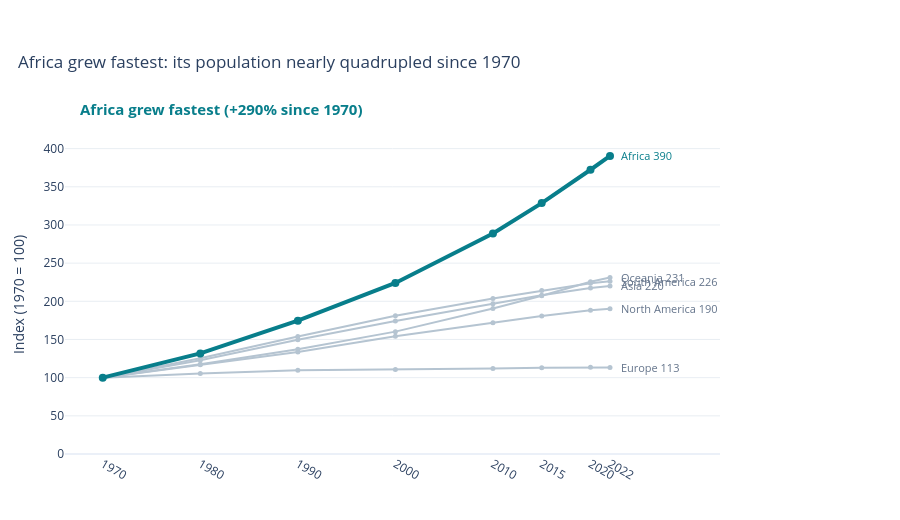

Notebook code for this chart:
### Markdown cell above
**Chart choice & justification:** A line chart is appropriate because population is observed over time and the question asks for a trend. I index every continent to 100 in 1970 so growth is comparable despite different starting sizes; grey context lines and a blue highlight make Africa's leading growth immediately visible (Lecture 3).

**What the chart shows:** Looking at the chart, Africa stands out because its population increased much faster than the other continents. It grew by about 290% between 1970 and 2022, while Europe grew by only around 13%. I used a line chart because it makes changes over time easy to follow. Setting 1970 to 100 for every continent gives a fair comparison, even though their starting populations were different.

### Code cell
# The key finding is shown through the title, labels and annotations.
# Q1 — Lecture 3: line chart, index to 1970, grey context + accent
continent_year = (df_long.groupby(['Continent', 'Year'], as_index=False)['Population'].sum())
base = continent_year.loc[continent_year['Year'] == 1970, ['Continent','Population']].rename(columns={'Population':'Base'})
continent_year = continent_year.merge(base, on='Continent')
continent_year['Index'] = 100 * continent_year['Population'] / continent_year['Base']
order = ['Europe','North America','Asia','South America','Oceania','Africa']
fig = px.line(continent_year, x='Year', y='Index', color='Continent',
              category_orders={'Continent':order},
              color_discrete_map={c:('#087E8B' if c=='Africa' else '#B5C4D1') for c in order},
              markers=True, template='plotly_white',
              title='Africa grew fastest: its population nearly quadrupled since 1970',
              labels={'Index':'Population index (1970 = 100)'})
fig.update_traces(line_width=2, marker_size=5)
fig.update_traces(line_width=4, marker_size=8, selector=dict(name='Africa'))
for c in order:
    end = continent_year[(continent_year.Continent==c)&(continent_year.Year==2022)].iloc[0]
    fig.add_annotation(x=2022, y=end.Index, text=f'{c} {end.Index:.0f}', showarrow=False,
                       xanchor='left', xshift=9, font=dict(size=11,color='#087E8B' if c=='Africa' else '#64748B'))
fig.update_layout(showlegend=False, height=520, margin=dict(l=65,r=170,t=90,b=60),
                  title_x=0.02, xaxis_title='', yaxis_title='Index (1970 = 100)')
fig.update_xaxes(showgrid=False, tickvals=sorted(continent_year.Year.unique()))
fig.update_yaxes(showgrid=True, gridcolor='#E9EEF3', rangemode='tozero')



# The answer is printed on the figure, not hidden in the hover tooltip.
final = continent_year[continent_year.Year.eq(2022)].sort_values('Index',ascending=False)
winner=final.iloc[0]
fig.add_annotation(x=.02,y=1.12,xref='paper',yref='paper',showarrow=False,xanchor='left',
                   text=f'<b>{winner.Continent} grew fastest (+{winner.Index-100:.0f}% since 1970)</b>',
                   font=dict(size=15,color='#087E8B'))
fig.update_layout(margin=dict(l=65,r=180,t=135,b=60))
fig.show()

### Figure 1 — Plotly figure (JSON) as saved in the notebook; plotly's stock layout.template omitted (floating-point values rounded to 4 significant figures)
{"data": [{"hovertemplate": "Continent=Europe<br>Year=%{x}<br>Population index (1970 = 100)=%{y}<extra></extra>", "legendgroup": "Europe", "line": {"color": "#B5C4D1", "dash": "solid", "width": 2}, "marker": {"size": 5, "symbol": "circle"}, "mode": "lines+markers", "name": "Europe", "orientation": "v", "showlegend": true, "type": "scatter", "x": [1970, 1980, 1990, 2000, 2010, 2015, 2020, 2022], "xaxis": "x", "y": [100, 105.6, 109.8, 110.7, 112.1, 113.1, 113.7, 113.3], "yaxis": "y"}, {"hovertemplate": "Continent=North America<br>Year=%{x}<br>Population index (1970 = 100)=%{y}<extra></extra>", "legendgroup": "North America", "line": {"color": "#B5C4D1", "dash": "solid", "width": 2}, "marker": {"size": 5, "symbol": "circle"}, "mode": "lines+markers", "name": "North America", "orientation": "v", "showlegend": true, "type": "scatter", "x": [1970, 1980, 1990, 2000, 2010, 2015, 2020, 2022], "xaxis": "x", "y": [100, 116.8, 133.6, 154.1, 172.1, 180.8, 188.4, 190.3], "yaxis": "y"}, {"hovertemplate": "Continent=Asia<br>Year=%{x}<br>Population index (1970 = 100)=%{y}<extra></extra>", "legendgroup": "Asia", "line": {"color": "#B5C4D1", "dash": "solid", "width": 2}, "marker": {"size": 5, "symbol": "circle"}, "mode": "lines+markers", "name": "Asia", "orientation": "v", "showlegend": true, "type": "scatter", "x": [1970, 1980, 1990, 2000, 2010, 2015, 2020, 2022], "xaxis": "x", "y": [100, 122.9, 149.7, 174.1, 196.7, 207.9, 217.4, 220.1], "yaxis": "y"}, {"hovertemplate": "Continent=South America<br>Year=%{x}<br>Population index (1970 = 100)=%{y}<extra></extra>", "legendgroup": "South America", "line": {"color": "#B5C4D1", "dash": "solid", "width": 2}, "marker": {"size": 5, "symbol": "circle"}, "mode": "lines+markers", "name": "South America", "orientation": "v", "showlegend": true, "type": "scatter", "x": [1970, 1980, 1990, 2000, 2010, 2015, 2020, 2022], "xaxis": "x", "y": [100, 125.3, 154.0, 181.2, 203.7, 214.1, 223.7, 226.4], "yaxis": "y"}, {"hovertemplate": "Continent=Oceania<br>Year=%{x}<br>Population index (1970 = 100)=%{y}<extra></extra>", "legendgroup": "Oceania", "line": {"color": "#B5C4D1", "dash": "solid", "width": 2}, "marker": {"size": 5, "symbol": "circle"}, "mode": "lines+markers", "name": "Oceania", "orientation": "v", "showlegend": true, "type": "scatter", "x": [1970, 1980, 1990, 2000, 2010, 2015, 2020, 2022], "xaxis": "x", "y": [100, 117.7, 137.3, 160.3, 190.5, 207.4, 225.5, 231.2], "yaxis": "y"}, {"hovertemplate": "Continent=Africa<br>Year=%{x}<br>Population index (1970 = 100)=%{y}<extra></extra>", "legendgroup": "Africa", "line": {"color": "#087E8B", "dash": "solid", "width": 4}, "marker": {"size": 8, "symbol": "circle"}, "mode": "lines+markers", "name": "Africa", "orientation": "v", "showlegend": true, "type": "scatter", "x": [1970, 1980, 1990, 2000, 2010, 2015, 2020, 2022], "xaxis": "x", "y": [100, 131.8, 174.6, 224.1, 288.8, 328.7, 372.3, 390.4], "yaxis": "y"}], "layout": {"annotations": [{"font": {"color": "#64748B", "size": 11}, "showarrow": false, "text": "Europe 113", "x": 2022, "xanchor": "left", "xshift": 9, "y": 113.3}, {"font": {"color": "#64748B", "size": 11}, "showarrow": false, "text": "North America 190", "x": 2022, "xanchor": "left", "xshift": 9, "y": 190.3}, {"font": {"color": "#64748B", "size": 11}, "showarrow": false, "text": "Asia 220", "x": 2022, "xanchor": "left", "xshift": 9, "y": 220.1}, {"font": {"color": "#64748B", "size": 11}, "showarrow": false, "text": "South America 226", "x": 2022, "xanchor": "left", "xshift": 9, "y": 226.4}, {"font": {"color": "#64748B", "size": 11}, "showarrow": false, "text": "Oceania 231", "x": 2022, "xanchor": "left", "xshift": 9, "y": 231.2}, {"font": {"color": "#087E8B", "size": 11}, "showarrow": false, "text": "Africa 390", "x": 2022, "xanchor": "left", "xshift": 9, "y": 390.4}, {"font": {"color": "#087E8B", "size": 15}, "showarrow": false, "text": "<b>Africa grew fastest (+290% since 1970)</b>", "x": 0.02, "xanchor": "left", "xref": "paper", "y": 1.12, "yref": "paper"}], "height": 520, "legend": {"title": {"text": "Continent"}, "tracegroupgap": 0}, "margin": {"b": 60, "l": 65, "r": 180, "t": 135}, "showlegend": false, "title": {"text": "Africa grew fastest: its population nearly quadrupled since 1970", "x": 0.02}, "xaxis": {"anchor": "y", "domain": [0, 1], "showgrid": false, "tickvals": [1970, 1980, 1990, 2000, 2010, 2015, 2020, 2022], "title": {"text": ""}}, "yaxis": {"anchor": "x", "domain": [0, 1], "gridcolor": "#E9EEF3", "rangemode": "tozero", "showgrid": true, "title": {"text": "Index (1970 = 100)"}}}}
